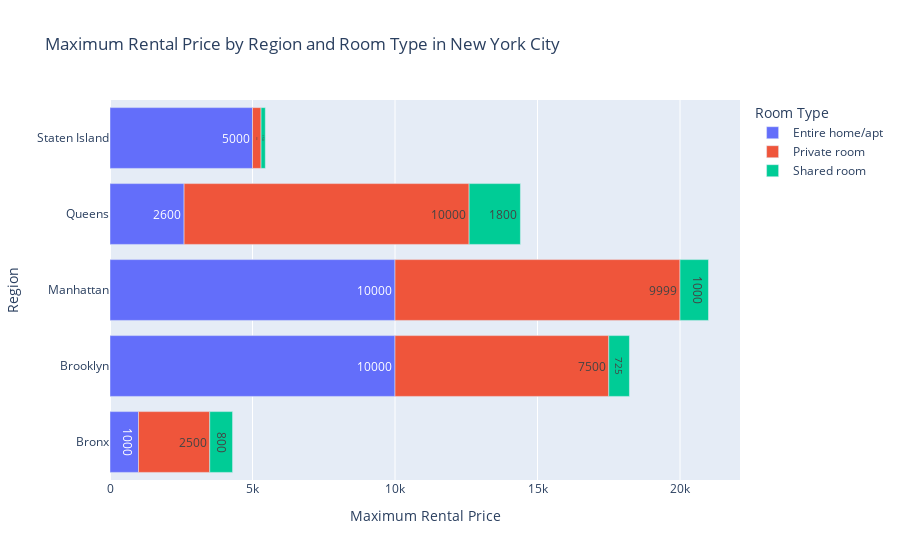

The notebook cell saved with this chart:
### Markdown cell above
### 3.14. Maximum rental price by region and type of accommodation

### Code cell
# Group the data by region and room type and calculate the maximum rental value
max_value_region_type = df.loc[:, ['borough', 'room_type', 'price']].groupby(['borough', 'room_type']).max().reset_index()

# Convert the values to integers
max_value_region_type['price'] = max_value_region_type['price'].astype(int)

# Rename the columns for better understanding
max_value_region_type.columns = ['Region', 'Type', 'Maximum Value']

import plotly.express as px

fig = px.bar(max_value_region_type, x='Maximum Value', y='Region', color='Type', orientation='h',
             labels={'Maximum Value':'Maximum Rental Price', 'Region':'Region', 'Type':'Room Type'},
             title='Maximum Rental Price by Region and Room Type in New York City')

fig.update_traces(texttemplate='%{x:.0f}', textposition='inside')
fig.show()

### Figure 1 — Plotly figure (JSON) as saved in the notebook; plotly's stock layout.template omitted (floating-point values rounded to 4 significant figures)
{"data": [{"alignmentgroup": "True", "hovertemplate": "Room Type=Entire home/apt<br>Maximum Rental Price=%{x}<br>Region=%{y}<extra></extra>", "legendgroup": "Entire home/apt", "marker": {"color": "#636efa", "pattern": {"shape": ""}}, "name": "Entire home/apt", "offsetgroup": "Entire home/apt", "orientation": "h", "showlegend": true, "textposition": "inside", "texttemplate": "%{x:.0f}", "type": "bar", "x": [1000, 10000, 10000, 2600, 5000], "xaxis": "x", "y": ["Bronx", "Brooklyn", "Manhattan", "Queens", "Staten Island"], "yaxis": "y"}, {"alignmentgroup": "True", "hovertemplate": "Room Type=Private room<br>Maximum Rental Price=%{x}<br>Region=%{y}<extra></extra>", "legendgroup": "Private room", "marker": {"color": "#EF553B", "pattern": {"shape": ""}}, "name": "Private room", "offsetgroup": "Private room", "orientation": "h", "showlegend": true, "textposition": "inside", "texttemplate": "%{x:.0f}", "type": "bar", "x": [2500, 7500, 9999, 10000, 300], "xaxis": "x", "y": ["Bronx", "Brooklyn", "Manhattan", "Queens", "Staten Island"], "yaxis": "y"}, {"alignmentgroup": "True", "hovertemplate": "Room Type=Shared room<br>Maximum Rental Price=%{x}<br>Region=%{y}<extra></extra>", "legendgroup": "Shared room", "marker": {"color": "#00cc96", "pattern": {"shape": ""}}, "name": "Shared room", "offsetgroup": "Shared room", "orientation": "h", "showlegend": true, "textposition": "inside", "texttemplate": "%{x:.0f}", "type": "bar", "x": [800, 725, 1000, 1800, 150], "xaxis": "x", "y": ["Bronx", "Brooklyn", "Manhattan", "Queens", "Staten Island"], "yaxis": "y"}], "layout": {"barmode": "relative", "legend": {"title": {"text": "Room Type"}, "tracegroupgap": 0}, "title": {"text": "Maximum Rental Price by Region and Room Type in New York City"}, "xaxis": {"anchor": "y", "domain": [0, 1], "title": {"text": "Maximum Rental Price"}}, "yaxis": {"anchor": "x", "domain": [0, 1], "title": {"text": "Region"}}}}
